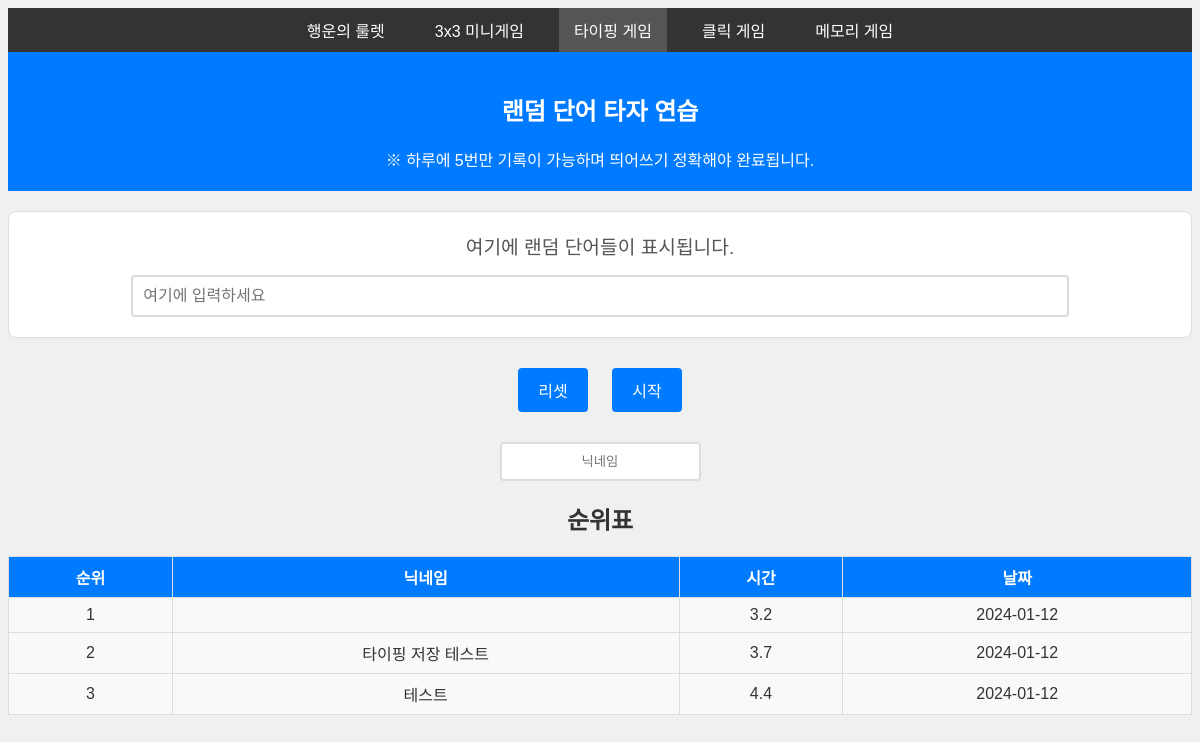
The app's page /typing with its own data.
### tables this page shows
CREATE TABLE game_records (
            id INTEGER PRIMARY KEY AUTOINCREMENT,
            ip TEXT NOT NULL,
            gametype TEXT NOT NULL,
            nickname TEXT NOT NULL,
            time REAL NOT NULL,
            date TEXT NOT NULL
        );

### app.py (the view)
@app.route('/typing')
def typing():
    db = get_db()
    cur = db.cursor()
    cur.execute("SELECT nickname, time, date FROM game_records WHERE gametype = 'typing' ORDER BY time ASC")
    records = cur.fetchall()
    ranked_records = [(index + 1, record['nickname'], record['time'], record['date']) for index, record in enumerate(records)]
    return render_template('typing.html', records=ranked_records)

### app.py (called while the page is built)
def get_db():
    if 'db' not in g:
        g.db = sqlite3.connect(DATABASE_FILE)
        g.db.row_factory = sqlite3.Row
    return g.db

### templates/typing.html (shortened to what this page needs)
{% extends 'base.html' %}
{% block content %}
    <link rel="stylesheet" type="text/css" href="{{ url_for('static', filename='css/typing.css') }}">
    <div id="header">
        <h2>랜덤 단어 타자 연습</h2>
        <span>※ 하루에 5번만 기록이 가능하며 띄어쓰기 정확해야 완료됩니다.</span>
    </div>
    <div id="typing-game">
        <div id="sentence">여기에 랜덤 단어들이 표시됩니다.</div>
        <input type="text" id="user-input" placeholder="여기에 입력하세요" />
    </div>
    <button id="reset-button">리셋</button>
    <button id="start-button">시작</button>
    <div class="record">
        <input type="text" id="nickname" placeholder="닉네임">
    </div>
    <div class="rank">
        <h2>순위표</h2>
        <table>
            <tr>
                <th>순위</th>
                <th>닉네임</th>
                <th>시간</th>
                <th>날짜</th>
            </tr>
            {% for record in records %}
            <tr>
                <td>{{ record[0] }}</td>
                <td>{{ record[1] }}</td>
                <td>{{ record[2] }}</td>
                <td>{{ record[3] }}</td>
            </tr>
            {% endfor %}
        </table>
    </div>
{% endblock %}

### static/css/base.css (style rules this page uses)
body { font-family: 'Noto Sans KR', sans-serif; }

### static/css/typing.css (style rules this page uses)
body { font-family: 'Noto Sans KR', sans-serif; background-color: #f0f0f0; color: #333; text-align: center; }
#header { background-color: #007bff; color: white; padding: 20px; }
#typing-game { margin: 20px 0; padding: 20px; border: 1px solid #ddd; background-color: #fff; border-radius: 8px; }
#sentence { font-size: 1.2em; margin-bottom: 15px; color: #555; }
#user-input { width: 80%; padding: 10px; font-size: 1em; border: 2px solid #ddd; border-radius: 4px; }
#reset-button, #start-button { padding: 10px 20px; margin: 10px; font-size: 1em; border: none; border-radius: 4px; cursor: pointer; background-color: #007bff; color: white; }
.record, .rank { margin-top: 20px; }
.record input[type="text"] { margin-right: 10px; padding: 10px; border: 2px solid #ddd; border-radius: 4px; }
#nickname { text-align: center; display: block; margin: 0 auto 20px; }
.rank table { width: 100%; border-collapse: collapse; }
.rank th, .rank td { padding: 8px; border: 1px solid #ddd; }
.rank th { background-color: #007bff; color: white; }
.rank td { background-color: #f8f9fa; }

### records on screen
game_records: record "1", time "3.2", date "2024-01-12"
game_records: id "2", nickname "타이핑 저장 테스트", time "3.7", date "2024-01-12"
game_records: record "3", nickname "테스트", time "4.4", date "2024-01-12"
